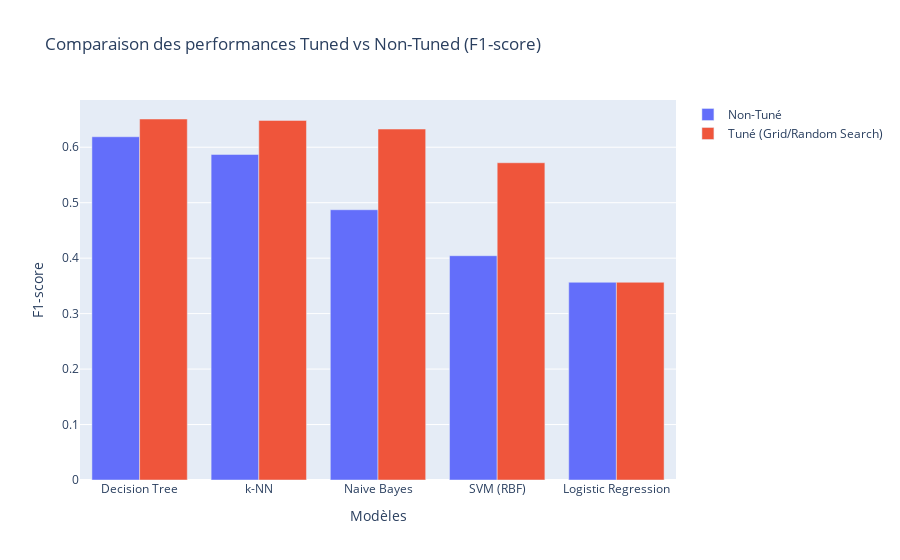

This figure's notebook cell:
### Markdown cell above
## Comparaison des modèles — Tuned vs Non-Tuned

(F1-score)

### Code cell
# Extraction des F1-scores

f1_base = results_df["F1-score"]
f1_tuned = tuned_results_df["F1-score"]
models_names = results_df.index

# Traces
trace_base = go.Bar(
    x=models_names,
    y=f1_base,
    name="Non-Tuné"
)

trace_tuned = go.Bar(
    x=models_names,
    y=f1_tuned,
    name="Tuné (Grid/Random Search)"
)

data = [trace_base, trace_tuned]

layout = go.Layout(
    title="Comparaison des performances Tuned vs Non-Tuned (F1-score)",
    xaxis={'title': 'Modèles'},
    yaxis={'title': 'F1-score'},
    barmode='group'
)

fig = go.Figure(data=data, layout=layout)
fig.show()

### Figure 1 — Plotly figure (JSON) as saved in the notebook; plotly's stock layout.template omitted (floating-point values rounded to 4 significant figures)
{"data": [{"name": "Non-Tuné", "type": "bar", "x": ["Decision Tree", "k-NN", "Naive Bayes", "SVM (RBF)", "Logistic Regression"], "y": [0.6189, 0.587, 0.4873, 0.4044, 0.3565]}, {"name": "Tuné (Grid/Random Search)", "type": "bar", "x": ["Decision Tree", "k-NN", "Naive Bayes", "SVM (RBF)", "Logistic Regression"], "y": [0.6509, 0.6484, 0.6328, 0.572, 0.3565]}], "layout": {"barmode": "group", "title": {"text": "Comparaison des performances Tuned vs Non-Tuned (F1-score)"}, "xaxis": {"title": {"text": "Modèles"}}, "yaxis": {"title": {"text": "F1-score"}}}}
